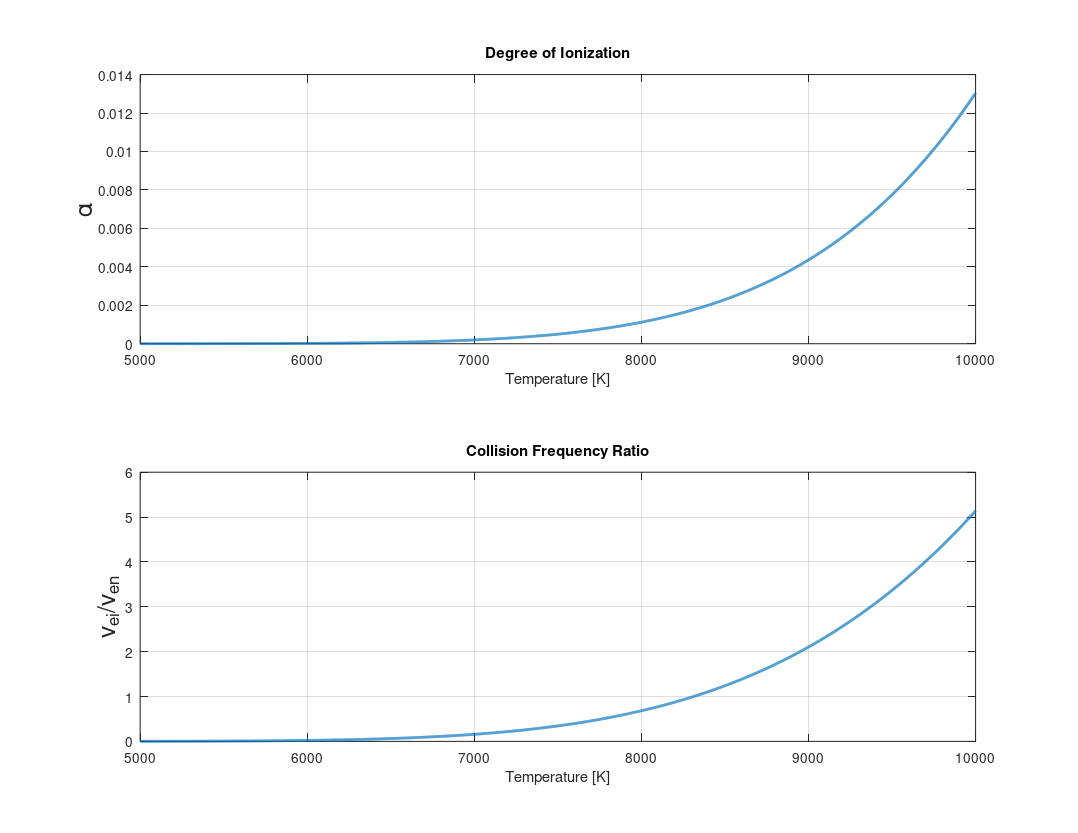

This chart was generated by the following MATLAB code:
function HW6
    %Given Parameters
    MW = 39.948*0.001;             % Argon Molecular Weight [amu]
    ei = 15.76;              % Ionization Energy [eV] 
    G = 2e11;                % Scaling Constant [K^{-3/4}*m^{-3/2}]
    T_low = 5000;            % Lower Temperature Bound [K]   
    T_high = 10000;          % Higher Temperature Bound [K]
    k = 8.6173303e-5;        % Boltzmann's constant [eV/K]
    k2 = 1.38064852e-23;     % Boltzmann's Constant [J/K] or [m^2 kg s^-2 K^-1]
    %Conversions 
    
    %STP Conditions
    T_STP = 273.15; % STP Temperature [K]
    P_STP = 101325;   % STP Pressure [Pa] = [kg/ms^2]
    
    no = P_STP/(k2*T_STP); %Total Density of Heavy Particles
    %10% from STP
    no = no*.1
    
    T = T_low:1:T_high;
    alpha = zeros(length(T),1);
    eta = zeros(length(T),1);
    
    for i=1:length(T)
        %Small SAHA Equation
        alpha(i) = G*(no^(-1/2))*(T(i)^(3/4))*exp(-ei/(2*k*T(i)));
        
        %Collision Cross-Sections
        Q_en = 10e-20;                   % Electron-Neutral: Collision Cross Section [m^2]
        Q_ei = 6.5e-17/((3/2)*k*T(i))^2; % Electron-Ion: Collision Cross Section [m^2]
            
        %Collision Frequencies
        np = no*alpha(i);
        na = no*(1-alpha(i));
        
        nu_en = na*Q_en;
        nu_ei = np*Q_ei;
        
        if T(i) == 8313
            nu_ei/nu_en
            alpha(i)
            Q_ei
            np
            vv = sqrt((8*k2*T(i))/(pi*9.1e-31))  
            
            (1.6e-19*.1)/(9.1e-31*np*Q_ei*vv)
        end
        
        eta(i) = nu_ei/nu_en;
    end
    
    subplot(2,1,1)
    plot(T,alpha,'linewidth',2)
    grid on
    xlabel('Temperature [K]')
    ylabel('\alpha','FontSize',18)
    title('Degree of Ionization')
    
    subplot(2,1,2)    
    plot(T,eta,'linewidth',2)
    grid on
    xlabel('Temperature [K]')
    ylabel('\nu_{ei}/\nu_{en}','FontSize',18)
    title('Collision Frequency Ratio')
    
    set(gcf,'paperorientation','landscape');
    set(gcf,'paperunits','normalized');
    set(gcf,'paperposition',[0 0 1 1]);
    print(gcf,'-dpdf','Problem2.pdf');
    
end
